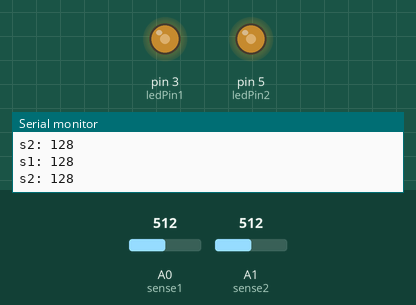
Simulated run of this sketch. Board: Arduino Uno, built with avr-gcc and run on an emulated ATmega328P. On the bench: output pins drawn as LEDs (lit = HIGH), the last lines printed to the serial monitor. Inputs (shaded band) come from the test bench; at power-on: A0 (sense1) = 512, A1 (sense2) = 512.

Above: at 1.2 s.
1.3 s: A0 (sense1) set to 716
At 2.1 s:
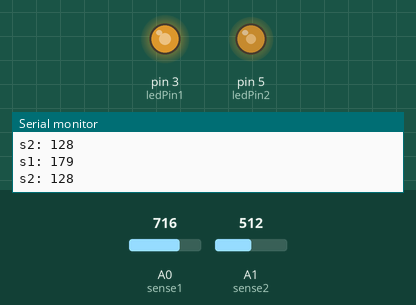
3.0 s: A1 (sense2) set to 716
At 3.3 s:
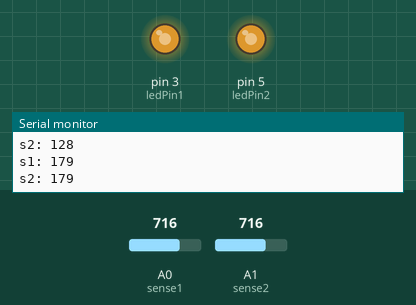
4.5 s: A0 (sense1) set to 900
At 5.7 s:
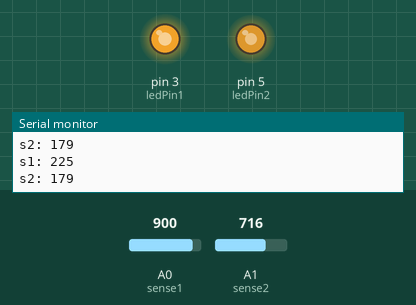
6.0 s: A1 (sense2) set to 900
At 7.0 s:
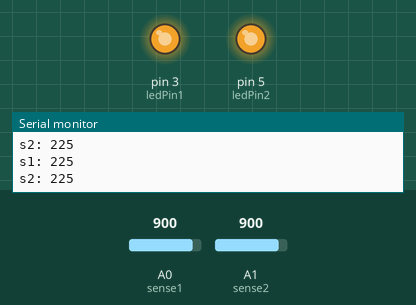
7.5 s: A0 (sense1) set to 511
At 8.2 s:
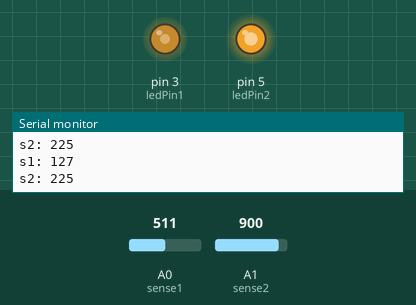
9.0 s: A1 (sense2) set to 122
At 9.5 s:
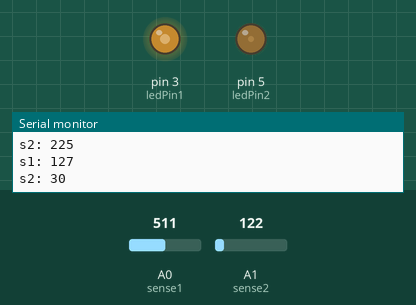
Timing chart, 0 to 11.5 s (numbered marks = the images above; inputs shaded):
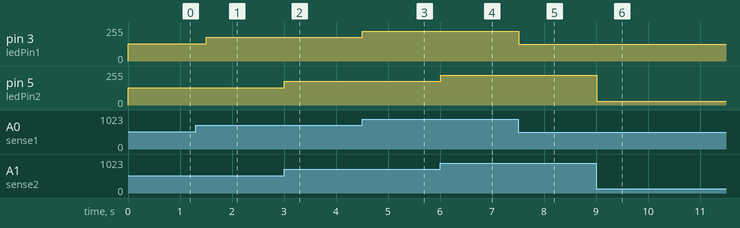

The sketch:

Sensor_activate_Light.ino
```cpp
int sense1 = 0;
int sense2 = 1;
int ledPin1=3;
int ledPin2=5;

void setup() {
analogReference(DEFAULT);
pinMode(ledPin1,OUTPUT);
pinMode(ledPin2,OUTPUT);
Serial.begin(9600);
}

void loop() {
  int val1 = analogRead(sense1)/4;
  int val2 = analogRead(sense2)/4;

  analogWrite(ledPin1,val1);
  analogWrite(ledPin2,val2);

  Serial.print("s1: ");
  Serial.println(analogRead(sense1)/4);
  Serial.print("s2: ");
  Serial.println(analogRead(sense2)/4);
     delay(500);

}
```

Measured:
- after the input at 1.3 s, pin 3 (ledPin1): 128/255 → 179/255 after 0.20 s
- after the input at 3.0 s, pin 5 (ledPin2): 128/255 → 179/255 at once
- after the input at 4.5 s, pin 3 (ledPin1): 179/255 → 225/255 at once
- after the input at 6.0 s, pin 5 (ledPin2): 179/255 → 225/255 at once
- after the input at 7.5 s, pin 3 (ledPin1): 225/255 → 127/255 at once
- after the input at 9.0 s, pin 5 (ledPin2): 225/255 → 30/255 at once
